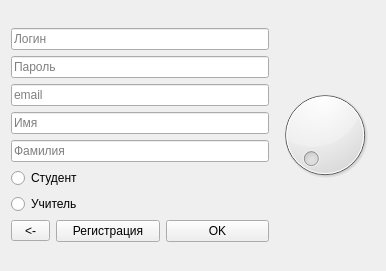
<?xml version="1.0" encoding="UTF-8"?>
<ui version="4.0">
 <class>AuthForm</class>
 <widget class="QWidget" name="AuthForm">
  <property name="geometry">
   <rect>
    <x>0</x>
    <y>0</y>
    <width>386</width>
    <height>271</height>
   </rect>
  </property>
  <property name="windowTitle">
   <string>Авторизация</string>
  </property>
  <property name="windowIcon">
   <iconset>
    <normaloff>../../../../../Users/User/Documents/Tempовая хуйня/easter egg.jpg</normaloff>../../../../../Users/User/Documents/Tempовая хуйня/easter egg.jpg</iconset>
  </property>
  <layout class="QGridLayout" name="gridLayout_2">
   <item row="0" column="0">
    <layout class="QGridLayout" name="gridLayout">
     <item row="4" column="0">
      <widget class="QLineEdit" name="lineEdit_4name">
       <property name="text">
        <string/>
       </property>
       <property name="placeholderText">
        <string>Имя</string>
       </property>
      </widget>
     </item>
     <item row="9" column="0">
      <layout class="QHBoxLayout" name="horizontalLayout">
       <item>
        <widget class="QToolButton" name="toolButtonback_to_auth">
         <property name="text">
          <string>  &lt;-  </string>
         </property>
        </widget>
       </item>
       <item>
        <widget class="QPushButton" name="pushButton_reg">
         <property name="cursor">
          <cursorShape>PointingHandCursor</cursorShape>
         </property>
         <property name="text">
          <string>Регистрация</string>
         </property>
        </widget>
       </item>
       <item>
        <widget class="QPushButton" name="pushButton_ok">
         <property name="cursor">
          <cursorShape>PointingHandCursor</cursorShape>
         </property>
         <property name="text">
          <string>OK</string>
         </property>
        </widget>
       </item>
      </layout>
     </item>
     <item row="7" column="0">
      <widget class="QRadioButton" name="radioButton_student">
       <property name="text">
        <string>Студент</string>
       </property>
      </widget>
     </item>
     <item row="8" column="0">
      <widget class="QRadioButton" name="radioButton_teacher">
       <property name="text">
        <string>Учитель</string>
       </property>
      </widget>
     </item>
     <item row="1" column="0">
      <widget class="QLineEdit" name="lineEdit_1log">
       <property name="placeholderText">
        <string>Логин</string>
       </property>
      </widget>
     </item>
     <item row="3" column="0">
      <widget class="QLineEdit" name="lineEdit_3email">
       <property name="text">
        <string/>
       </property>
       <property name="placeholderText">
        <string>email</string>
       </property>
      </widget>
     </item>
     <item row="2" column="0">
      <widget class="QLineEdit" name="lineEdit_2pass">
       <property name="echoMode">
        <enum>QLineEdit::Password</enum>
       </property>
       <property name="placeholderText">
        <string>Пароль</string>
       </property>
      </widget>
     </item>
     <item row="5" column="0">
      <widget class="QLineEdit" name="lineEdit_5surname">
       <property name="placeholderText">
        <string>Фамилия</string>
       </property>
      </widget>
     </item>
    </layout>
   </item>
   <item row="0" column="1">
    <widget class="QDial" name="dial"/>
   </item>
  </layout>
 </widget>
 <tabstops>
  <tabstop>lineEdit_2pass</tabstop>
  <tabstop>pushButton_ok</tabstop>
  <tabstop>radioButton_teacher</tabstop>
  <tabstop>lineEdit_3email</tabstop>
  <tabstop>toolButtonback_to_auth</tabstop>
  <tabstop>pushButton_reg</tabstop>
  <tabstop>lineEdit_5surname</tabstop>
  <tabstop>lineEdit_4name</tabstop>
  <tabstop>lineEdit_1log</tabstop>
 </tabstops>
 <resources/>
 <connections/>
</ui>
